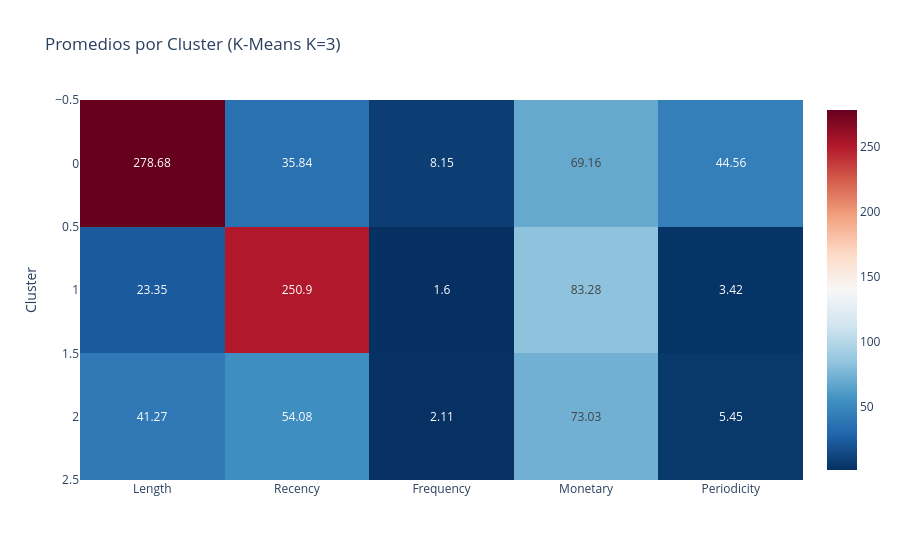

Notebook code cell kept with this figure:
### Code cell
# Aquí grafique el Heatmap
px.imshow(
    final_df.drop(columns="N"),
    text_auto=True,
    aspect="auto",
    title="Promedios por Cluster (K-Means K=3)",
    color_continuous_scale="RdBu_r",
)

### Figure 1 — Plotly figure (JSON) as saved in the notebook; plotly's stock layout.template omitted (floating-point values rounded to 4 significant figures)
{"data": [{"coloraxis": "coloraxis", "hovertemplate": "x: %{x}<br>Cluster: %{y}<br>color: %{z}<extra></extra>", "name": "0", "texttemplate": "%{z}", "type": "heatmap", "x": ["Length", "Recency", "Frequency", "Monetary", "Periodicity"], "xaxis": "x", "y": [0, 1, 2], "yaxis": "y", "z": [[278.7, 35.84, 8.15, 69.16, 44.56], [23.35, 250.9, 1.6, 83.28, 3.42], [41.27, 54.08, 2.11, 73.03, 5.45]]}], "layout": {"coloraxis": {"colorscale": [[0, "rgb(5,48,97)"], [0.1, "rgb(33,102,172)"], [0.2, "rgb(67,147,195)"], [0.3, "rgb(146,197,222)"], [0.4, "rgb(209,229,240)"], [0.5, "rgb(247,247,247)"], [0.6, "rgb(253,219,199)"], [0.7, "rgb(244,165,130)"], [0.8, "rgb(214,96,77)"], [0.9, "rgb(178,24,43)"], [1, "rgb(103,0,31)"]]}, "title": {"text": "Promedios por Cluster (K-Means K=3)"}, "xaxis": {"anchor": "y", "domain": [0, 1]}, "yaxis": {"anchor": "x", "autorange": "reversed", "domain": [0, 1], "title": {"text": "Cluster"}}}}
